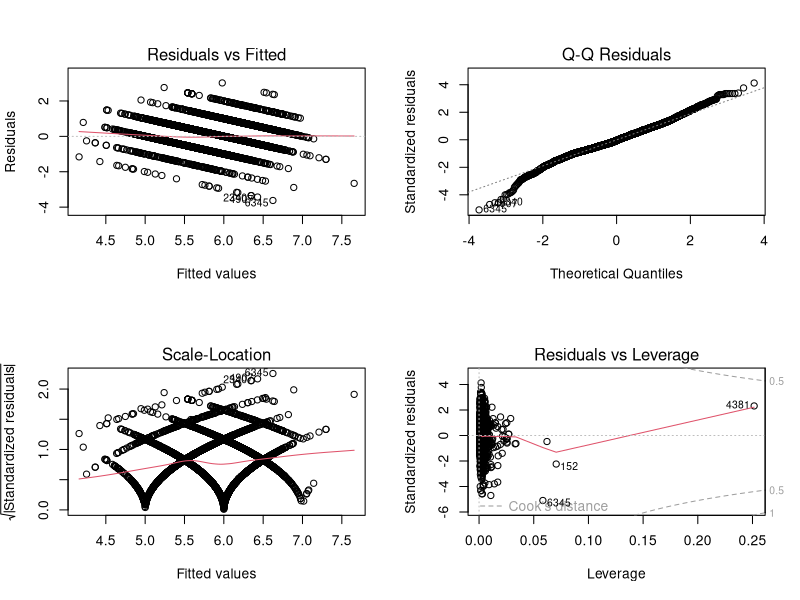

Reproduce this figure in R. (Note: this script raises an error after producing the figure.)
## ---- chunk 1
wine <- read.csv("wine_all.csv", header=TRUE)
str(wine)
## ---- chunk 2
set.seed(1234)
i <- sample(1:nrow(wine), 0.8*nrow(wine), replace=FALSE)
train <- wine[i,]
test <- wine[-i,]
## ---- chunk 3
lm1 <- lm(quality~., data=train)
summary(lm1)
## ---- chunk 4
par(mfrow=c(2,2))
plot(lm1)
## ---- chunk 5
pred <- predict(lm1, newdata=test)
cor_lm <- cor(pred, test$quality)
mse_lm <- mean((pred-test$quality)^2)
mse_train <- mean(lm1$residuals^2)
rmse_lm <- sqrt(mse_lm)
print(cbind(head(pred, n=10), head(test$quality, n=10)))
## ---- chunk 6
lm2 <- lm(quality~volatile_acidity+residual_sugar+alcohol+sulphates+type+type*alcohol, data=train)
anova(lm1, lm2)
## ---- chunk 7
glm1 <- glm(type~., data=train, family=binomial)
summary(glm1)
## ---- chunk 8
summary(train$type)
summary(test$type)
## ---- chunk 9
probs <- predict(glm1, newdata=test, type="response")
pred_glm <- ifelse(probs>0.5, 2, 1)
table(pred_glm, test$type)
acc_glm <- mean(pred_glm==as.integer(test$type))
## ---- chunk 10
library(class)
knn_pred <- knn(train=train[,1:12], test=test[,1:12], cl=train$type, k=3)
table(knn_pred, test$type)
acc_knn <- mean(knn_pred==test$type)
## ---- chunk 11
normalize <- function(x) {
  return ((x - min(x)) / (max(x) - min(x)))
}
train_norm <- as.data.frame(lapply(train[,1:12], normalize))
test_norm <- as.data.frame(lapply(test[,1:12], normalize))
knn_pred2 <- knn(train=train_norm, test=test_norm, cl=train$type, k=3)
table(knn_pred2, test$type)
acc_knn_scaled <- mean(knn_pred2==test$type)
## ---- chunk 12
train_reg <- train_norm[,1:11]
test_reg <- test_norm[,1:11]
library(caret)
fit <- knnreg(train_reg, train$quality, k=3)
predictions <- predict(fit, test_reg)
cor_knn <- cor(predictions, test$quality) 
mse_knn <- mean((predictions - test$quality)^2) 
## ---- chunk 13
test_mse_knn <- rep(0, 40)
test_cor_knn <- rep(0, 40)
for (i in 1:40){
  fit <- knnreg(train_reg, train$quality, k=i)
  pred <- predict(fit, newdata=test_reg)
  test_cor_knn[i] <- cor(pred, test$quality)
  test_mse_knn[i] <- mean((pred - test$quality)^2)
}
which.min(test_mse_knn)
which.max(test_cor_knn)

test_mse_knn[22]  # .547
test_cor_knn[22]  # .548
## ---- chunk 14
set.seed(1234)
df <- wine[]
df <- as.data.frame(scale(df[,-13]))  # remove type
fit.km <- kmeans(df, 2, nstart=20)
fit.km
## ---- chunk 15
cor(fit.km$cluster, abs(1-as.integer(wine$type)))  # flip 1 and 2
## ---- chunk 16
# plot is too dense with all data so randomly select 250
j <- sample(1:nrow(wine), 250, replace=FALSE)
# plot - using pH and alcohold to spread out the points
# color = white/red wine
# shape = cluster identified by kmeans
plot(wine$pH[j], wine$alcohol[j], pch=fit.km$cluster[j], 
     col=c("brown3","goldenrod1")[as.integer(wine$type[j])],
     xlab="alcohol", ylab="pH")
# only plotting in 2 dimensions, in 13-d space, white and red wines must be "close"
## ---- chunk 17
wsplot <- function(data, nc=15, seed=1234){ 
  wss <- (nrow(data)-1)*sum(apply(data,2,var)) 
  for (i in 2:nc){
    set.seed(seed)
    wss[i] <- sum(kmeans(data,centers=i)$withinss) 
  }
  plot(1:nc, wss, type="b", xlab="Number of Clusters", ylab="Within groups sum of squares")
} 
wsplot(df)  # elbow at 3
## ---- chunk 18
fit.km3 <- kmeans(df, 3, nstart=20)
fit.km3
fit.km$withinss
fit.km3$withinss  # lower
## ---- chunk 19
d <- dist(wine)  # data was normalized above
fit.average <- hclust(d, method="averag")
plot(fit.average, hang=-1, cex=.8)
## ---- chunk 20
j <- sample(1:nrow(wine), 10, replace=FALSE)
d <- dist(wine[j,])  # data was normalized above
fit.small <- hclust(d, method="averag")
plot(fit.small, hang=-1, cex=.8)
## ---- chunk 21
# compare 5698 and 4705 == -1.9
sum(df[5698,] - df[4705,])
# compare 3555 and 6127 == 6.84
sum(df[3555,] - df[6127,])  # diff = -1.07, 3 times as much
